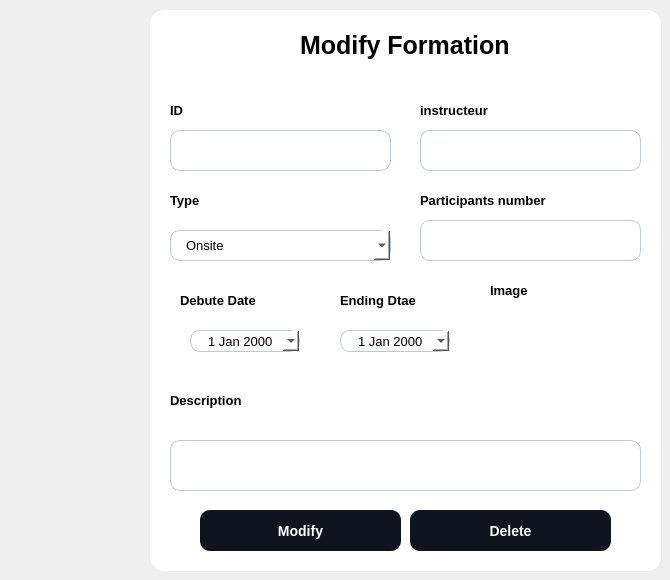
           <widget class="QWidget" name="page_15">
            <widget class="QWidget" name="add_container_6" native="true">
             <property name="geometry">
              <rect>
               <x>150</x>
               <y>10</y>
               <width>511</width>
               <height>561</height>
              </rect>
             </property>
             <property name="styleSheet">
              <string notr="true">background-color :white ; 
border-radius :14px ; 
</string>
             </property>
             <widget class="QPushButton" name="modify_formation">
              <property name="geometry">
               <rect>
                <x>50</x>
                <y>500</y>
                <width>201</width>
                <height>41</height>
               </rect>
              </property>
              <property name="cursor">
               <cursorShape>PointingHandCursor</cursorShape>
              </property>
              <property name="styleSheet">
               <string notr="true">QPushButton {
	background-color:#0F141E ; 
	border-radius:10px ; 
	color : white ; 
	font-size:14px ; 
	font-weight:bold; 
}

QPushButton::hover {
	background-color:#4AC7EA ; 
	color:white ; 
}</string>
              </property>
              <property name="text">
               <string>Modify</string>
              </property>
             </widget>
             <widget class="QPushButton" name="delete_formation">
              <property name="geometry">
               <rect>
                <x>260</x>
                <y>500</y>
                <width>201</width>
                <height>41</height>
               </rect>
              </property>
              <property name="cursor">
               <cursorShape>PointingHandCursor</cursorShape>
              </property>
              <property name="styleSheet">
               <string notr="true">QPushButton {
	background-color:#0F141E ; 
	border-radius:10px ; 
	color : white ; 
	font-size:14px ; 
	font-weight:bold; 
}

QPushButton::hover {
	background-color:#D60002 ; 
	color:white ; 
}</string>
              </property>
              <property name="text">
               <string>Delete</string>
              </property>
             </widget>
             <widget class="QTextEdit" name="description_3">
              <property name="geometry">
               <rect>
                <x>20</x>
                <y>430</y>
                <width>471</width>
                <height>51</height>
               </rect>
              </property>
              <property name="styleSheet">
               <string notr="true">
	background-color:white ; 
	border-radius:10px ; 
	font-size:13px ; 
	padding : 15px 0 0 15px ; 
	border:1px solid #BFC9D3 ; 

</string>
              </property>
             </widget>
             <widget class="QLabel" name="label_45">
              <property name="geometry">
               <rect>
                <x>20</x>
                <y>380</y>
                <width>81</width>
                <height>21</height>
               </rect>
              </property>
              <property name="styleSheet">
               <string notr="true">font-size:13px;
font-weight:bold ; </string>
              </property>
              <property name="text">
               <string>Description</string>
              </property>
             </widget>
             <widget class="QLabel" name="label_46">
              <property name="geometry">
               <rect>
                <x>30</x>
                <y>280</y>
                <width>81</width>
                <height>21</height>
               </rect>
              </property>
              <property name="styleSheet">
               <string notr="true">font-size:13px;
font-weight:bold ; </string>
              </property>
              <property name="text">
               <string>Debute Date</string>
              </property>
             </widget>
             <widget class="QLabel" name="label_47">
              <property name="geometry">
               <rect>
                <x>190</x>
                <y>280</y>
                <width>81</width>
                <height>21</height>
               </rect>
              </property>
              <property name="styleSheet">
               <string notr="true">font-size:13px;
font-weight:bold ; </string>
              </property>
              <property name="text">
               <string>Ending Dtae</string>
              </property>
             </widget>
             <widget class="QDateEdit" name="dateDebut_3">
              <property name="geometry">
               <rect>
                <x>40</x>
                <y>320</y>
                <width>110</width>
                <height>22</height>
               </rect>
              </property>
              <property name="styleSheet">
               <string notr="true">
	background-color:white ; 
	border-radius:10px ; 
	font-size:13px ; 
	padding-left : 15px ; 
	border:1px solid #BFC9D3 ; 
</string>
              </property>
              <property name="calendarPopup">
               <bool>true</bool>
              </property>
             </widget>
             <widget class="QDateEdit" name="dateFin_3">
              <property name="geometry">
               <rect>
                <x>190</x>
                <y>320</y>
                <width>110</width>
                <height>22</height>
               </rect>
              </property>
              <property name="styleSheet">
               <string notr="true">
	background-color:white ; 
	border-radius:10px ; 
	font-size:13px ; 
	padding-left : 15px ; 
	border:1px solid #BFC9D3 ; 
</string>
              </property>
              <property name="calendarPopup">
               <bool>true</bool>
              </property>
             </widget>
             <widget class="QComboBox" name="type_formation_2">
              <property name="geometry">
               <rect>
                <x>20</x>
                <y>220</y>
                <width>221</width>
                <height>31</height>
               </rect>
              </property>
              <property name="styleSheet">
               <string notr="true">
	background-color:white ; 
	border-radius:10px ; 
	font-size:13px ; 
	padding-left : 15px ; 
	border:1px solid #BFC9D3 ; 
</string>
              </property>
              <item>
               <property name="text">
                <string>Onsite</string>
               </property>
              </item>
              <item>
               <property name="text">
                <string>Online</string>
               </property>
              </item>
             </widget>
             <widget class="QLineEdit" name="nbParticipants_2">
              <property name="geometry">
               <rect>
                <x>270</x>
                <y>210</y>
                <width>221</width>
                <height>41</height>
               </rect>
              </property>
              <property name="styleSheet">
               <string notr="true">
	background-color:white ; 
	border-radius:10px ; 
	font-size:13px ; 
	padding-left : 15px ; 
	border:1px solid #BFC9D3 ; 
</string>
              </property>
             </widget>
             <widget class="QLabel" name="label_42">
              <property name="geometry">
               <rect>
                <x>20</x>
                <y>180</y>
                <width>31</width>
                <height>21</height>
               </rect>
              </property>
              <property name="styleSheet">
               <string notr="true">font-size:13px;
font-weight:bold ; </string>
              </property>
              <property name="text">
               <string>Type</string>
              </property>
             </widget>
             <widget class="QLabel" name="label_43">
              <property name="geometry">
               <rect>
                <x>270</x>
                <y>180</y>
                <width>141</width>
                <height>21</height>
               </rect>
              </property>
              <property name="styleSheet">
               <string notr="true">font-size:13px;
font-weight:bold ; </string>
              </property>
              <property name="text">
               <string>Participants number</string>
              </property>
             </widget>
             <widget class="QLabel" name="label_48">
              <property name="geometry">
               <rect>
                <x>20</x>
                <y>90</y>
                <width>21</width>
                <height>21</height>
               </rect>
              </property>
              <property name="styleSheet">
               <string notr="true">font-size:13px;
font-weight:bold ; </string>
              </property>
              <property name="text">
               <string>ID</string>
              </property>
             </widget>
             <widget class="QLabel" name="title1_4">
              <property name="geometry">
               <rect>
                <x>150</x>
                <y>20</y>
                <width>221</width>
                <height>31</height>
               </rect>
              </property>
              <property name="styleSheet">
               <string notr="true">
	font-size: 25px ; 
	font-weight:bold ; 
</string>
              </property>
              <property name="text">
               <string>Modify Formation</string>
              </property>
             </widget>
             <widget class="QLabel" name="label_44">
              <property name="geometry">
               <rect>
                <x>270</x>
                <y>90</y>
                <width>81</width>
                <height>21</height>
               </rect>
              </property>
              <property name="styleSheet">
               <string notr="true">font-size:13px;
font-weight:bold ; </string>
              </property>
              <property name="text">
               <string>instructeur</string>
              </property>
             </widget>
             <widget class="QLineEdit" name="ID_formation_2">
              <property name="enabled">
               <bool>false</bool>
              </property>
              <property name="geometry">
               <rect>
                <x>20</x>
                <y>120</y>
                <width>221</width>
                <height>41</height>
               </rect>
              </property>
              <property name="styleSheet">
               <string notr="true">
	background-color:white ; 
	border-radius:10px ; 
	font-size:13px ; 
	padding-left : 15px ; 
	border:1px solid #BFC9D3 ; 
</string>
              </property>
             </widget>
             <widget class="QLineEdit" name="instructeur_2">
              <property name="geometry">
               <rect>
                <x>270</x>
                <y>120</y>
                <width>221</width>
                <height>41</height>
               </rect>
              </property>
              <property name="styleSheet">
               <string notr="true">
	background-color:white ; 
	border-radius:10px ; 
	font-size:13px ; 
	padding-left : 15px ; 
	border:1px solid #BFC9D3 ; 
</string>
              </property>
             </widget>
             <widget class="QLabel" name="label_image_preview_2">
              <property name="geometry">
               <rect>
                <x>350</x>
                <y>310</y>
                <width>111</width>
                <height>61</height>
               </rect>
              </property>
              <property name="text">
               <string/>
              </property>
             </widget>
             <widget class="QLabel" name="label_98">
              <property name="geometry">
               <rect>
                <x>340</x>
                <y>270</y>
                <width>81</width>
                <height>21</height>
               </rect>
              </property>
              <property name="styleSheet">
               <string notr="true">font-size:13px;
font-weight:bold ; </string>
              </property>
              <property name="text">
               <string>Image</string>
              </property>
             </widget>
             <widget class="QPushButton" name="pushButton_6">
              <property name="geometry">
               <rect>
                <x>430</x>
                <y>270</y>
                <width>41</width>
                <height>31</height>
               </rect>
              </property>
              <property name="styleSheet">
               <string notr="true">QPushButton {
	image: url(:/icons/tsawer/download.svg);
}
QPushButton::hover {
	
	image: url(:/icons/tsawer/download_hover.svg);
cursor: pointer;
}</string>
              </property>
              <property name="text">
               <string/>
              </property>
             </widget>
            </widget>
           </widget>
